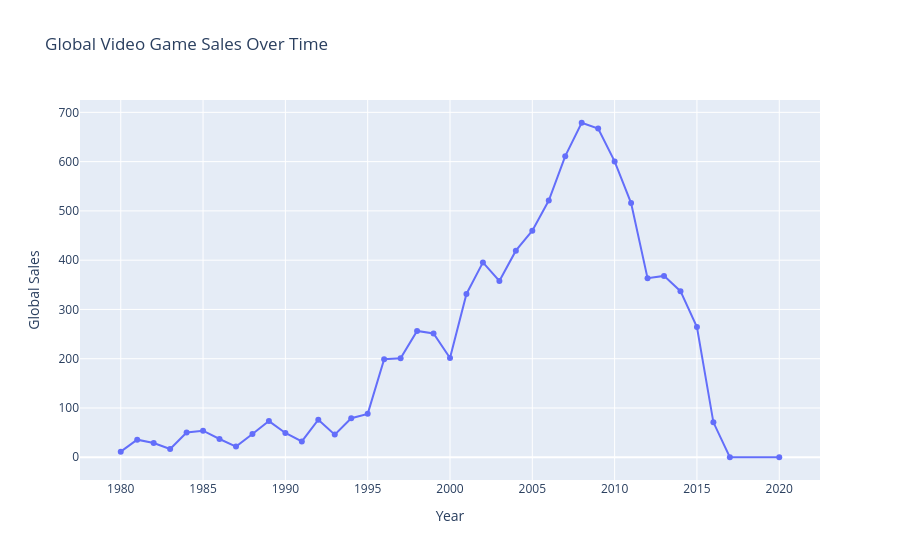

Notebook cell for this chart:
### Markdown cell above
## Question 4: How Have Sales Changed Over Time?

### Code cell
import pandas as pd
import plotly.express as px

# Load dataset
df = pd.read_csv('vgsales.csv')

# Total sales by year
yearly_sales = (
    df.groupby('Year')['Global_Sales']
    .sum()
)

# Create line chart
fig = px.line(
    x=yearly_sales.index,
    y=yearly_sales.values,
    markers=True,
    labels={'x': 'Year', 'y': 'Global Sales'},
    title='Global Video Game Sales Over Time'
)

# Show chart
fig.show()

# Peak sales year
peak_year = yearly_sales.idxmax()
peak_sales = yearly_sales.max()

print("Peak Year:", peak_year)
print("Highest Sales:", round(peak_sales, 2), "Million")

### Figure 1 — Plotly figure (JSON) as saved in the notebook; plotly's stock layout.template omitted (floating-point values rounded to 4 significant figures)
{"data": [{"hovertemplate": "Year=%{x}<br>Global Sales=%{y}<extra></extra>", "legendgroup": "", "line": {"color": "#636efa", "dash": "solid"}, "marker": {"symbol": "circle"}, "mode": "lines+markers", "name": "", "orientation": "v", "showlegend": false, "type": "scatter", "x": [1980.0, 1981.0, 1982.0, 1983.0, 1984.0, 1985.0, 1986.0, 1987.0, 1988.0, 1989.0, 1990.0, 1991.0, 1992.0, 1993.0, 1994.0, 1995.0, 1996.0, 1997.0, 1998.0, 1999.0, 2000.0, 2001.0, 2002.0, 2003.0, 2004.0, 2005.0, 2006.0, 2007.0, 2008.0, 2009.0, 2010.0, 2011.0, 2012.0, 2013.0, 2014.0, 2015.0, 2016.0, 2017.0, 2020.0], "xaxis": "x", "y": [11.38, 35.77, 28.86, 16.79, 50.36, 53.94, 37.07, 21.74, 47.22, 73.45, 49.39, 32.23, 76.16, 45.98, 79.17, 88.11, 199.2, 201.0, 256.5, 251.3, 201.6, 331.5, 395.5, 357.9, 419.3, 459.9, 521.0, 611.1, 678.9, 667.3, 600.5, 516.0, 363.5, 368.1, 337.1, 264.4, 70.93, 0.05, 0.29], "yaxis": "y"}], "layout": {"legend": {"tracegroupgap": 0}, "title": {"text": "Global Video Game Sales Over Time"}, "xaxis": {"anchor": "y", "domain": [0.0, 1.0], "title": {"text": "Year"}}, "yaxis": {"anchor": "x", "domain": [0.0, 1.0], "title": {"text": "Global Sales"}}}}
